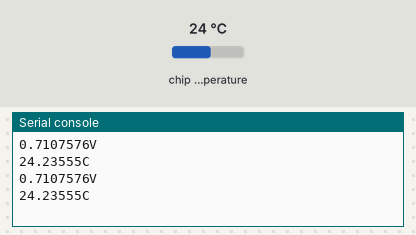
Bench run of a program on a simulated Raspberry Pi Pico running MicroPython. On the bench: the last lines printed to the serial console. The inputs (shaded band) are chosen by the test bench; at power-on: chip temperature 24 °C.

Above: at 1.2 s.
1.3 s: chip temperature set to 1 °C
At 2.6 s:
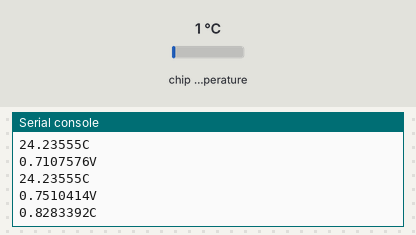
2.8 s: chip temperature set to 11 °C
At 3.8 s:
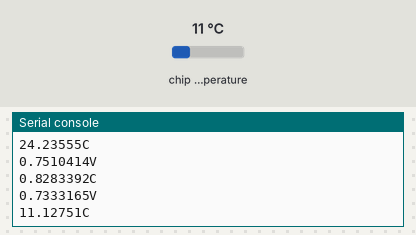
Timing chart, 0 to 5.8 s (numbered marks = the images above; inputs shaded):
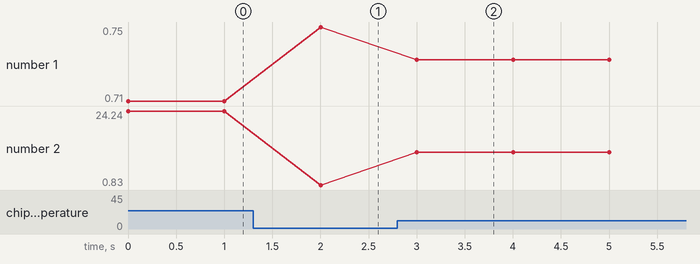

The program:

mian1.py
```python
import machine
import time
adc = machine.ADC(4)
conversion_factor = 3.3/65535

while True:
    reading = adc.read_u16() * conversion_factor
    # The temperature sensor measures the Vbe voltage of a biased bipolar diode, connected to the fifth ADC channel
    # Typically, Vbe = 0.706V at 27 degrees C, with a slope of -1.721mV (0.001721) per degree.
    temperature = 27 - (reading - 0.706)/0.001721
    print(f'{reading}V')
    print(f'{temperature}C')
    time.sleep(1)
```

Measured:
- after the input at 1.3 s, the serial console: prints a new line after 0.70 s (image 1)
- after the input at 2.8 s, the serial console: prints a new line after 0.20 s (image 2)
- plotted number 1: 0.71 → 0.75 after the input at 1.3 s, 0.75 → 0.73 after the input at 2.8 s
- plotted number 2: 24.24 → 0.83 after the input at 1.3 s, 0.83 → 11.13 after the input at 2.8 s
